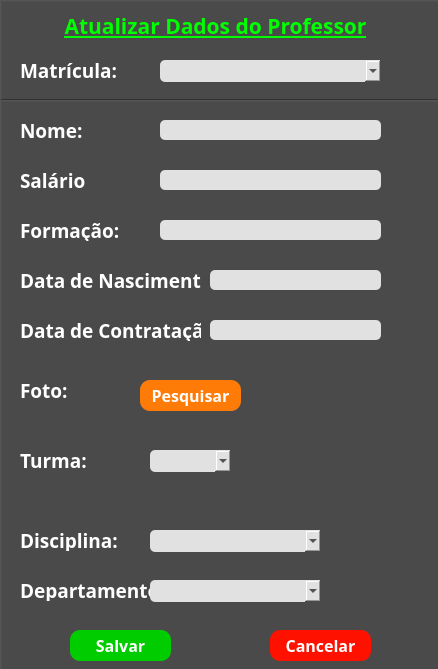
<?xml version="1.0" encoding="UTF-8"?>
<ui version="4.0">
 <class>telaAtualizarProfessor</class>
 <widget class="QMainWindow" name="telaAtualizarProfessor">
  <property name="geometry">
   <rect>
    <x>0</x>
    <y>0</y>
    <width>438</width>
    <height>669</height>
   </rect>
  </property>
  <property name="maximumSize">
   <size>
    <width>438</width>
    <height>669</height>
   </size>
  </property>
  <property name="windowTitle">
   <string>Atualizar Professor</string>
  </property>
  <property name="windowIcon">
   <iconset>
    <normalon>imagens/teacher.png</normalon>
   </iconset>
  </property>
  <property name="styleSheet">
   <string notr="true">background-color: rgb(74, 74, 74);</string>
  </property>
  <widget class="QWidget" name="centralwidget">
   <widget class="QFrame" name="frame">
    <property name="geometry">
     <rect>
      <x>0</x>
      <y>0</y>
      <width>471</width>
      <height>101</height>
     </rect>
    </property>
    <property name="frameShape">
     <enum>QFrame::WinPanel</enum>
    </property>
    <property name="frameShadow">
     <enum>QFrame::Raised</enum>
    </property>
    <widget class="QLabel" name="lblTitulo">
     <property name="geometry">
      <rect>
       <x>40</x>
       <y>10</y>
       <width>351</width>
       <height>31</height>
      </rect>
     </property>
     <property name="font">
      <font>
       <family>Corbel</family>
       <pointsize>16</pointsize>
       <weight>75</weight>
       <bold>true</bold>
       <underline>true</underline>
      </font>
     </property>
     <property name="styleSheet">
      <string notr="true">color: rgb(0, 255, 0);</string>
     </property>
     <property name="text">
      <string>Atualizar Dados do Professor</string>
     </property>
     <property name="alignment">
      <set>Qt::AlignCenter</set>
     </property>
    </widget>
    <widget class="QLabel" name="lblMatricula">
     <property name="geometry">
      <rect>
       <x>20</x>
       <y>60</y>
       <width>121</width>
       <height>21</height>
      </rect>
     </property>
     <property name="font">
      <font>
       <family>Corbel</family>
       <pointsize>14</pointsize>
       <weight>75</weight>
       <bold>true</bold>
      </font>
     </property>
     <property name="styleSheet">
      <string notr="true">color: rgb(255, 255, 255);</string>
     </property>
     <property name="text">
      <string>Matrícula:</string>
     </property>
    </widget>
    <widget class="QComboBox" name="cmbProfessores">
     <property name="geometry">
      <rect>
       <x>160</x>
       <y>60</y>
       <width>221</width>
       <height>22</height>
      </rect>
     </property>
     <property name="font">
      <font>
       <family>Corbel</family>
       <pointsize>10</pointsize>
       <weight>75</weight>
       <bold>true</bold>
      </font>
     </property>
     <property name="styleSheet">
      <string notr="true">background-color: rgb(225, 225, 225); selection-background-color: rgb(225, 225, 225); selection-color: rgb(0, 0, 0);  border-radius: 5px;</string>
     </property>
     <property name="frame">
      <bool>false</bool>
     </property>
     <item>
      <property name="text">
       <string/>
      </property>
     </item>
    </widget>
   </widget>
   <widget class="QFrame" name="frame_2">
    <property name="geometry">
     <rect>
      <x>0</x>
      <y>100</y>
      <width>471</width>
      <height>601</height>
     </rect>
    </property>
    <property name="frameShape">
     <enum>QFrame::WinPanel</enum>
    </property>
    <property name="frameShadow">
     <enum>QFrame::Raised</enum>
    </property>
    <widget class="QLineEdit" name="lineNome">
     <property name="enabled">
      <bool>true</bool>
     </property>
     <property name="geometry">
      <rect>
       <x>160</x>
       <y>20</y>
       <width>221</width>
       <height>20</height>
      </rect>
     </property>
     <property name="font">
      <font>
       <family>Corbel</family>
       <pointsize>12</pointsize>
      </font>
     </property>
     <property name="styleSheet">
      <string notr="true">background-color: rgb(225, 225, 225); border-radius:5px;</string>
     </property>
    </widget>
    <widget class="QLabel" name="lblNome">
     <property name="geometry">
      <rect>
       <x>20</x>
       <y>20</y>
       <width>121</width>
       <height>21</height>
      </rect>
     </property>
     <property name="font">
      <font>
       <family>Corbel</family>
       <pointsize>14</pointsize>
       <weight>75</weight>
       <bold>true</bold>
      </font>
     </property>
     <property name="styleSheet">
      <string notr="true">color: rgb(255, 255, 255);</string>
     </property>
     <property name="text">
      <string>Nome:</string>
     </property>
    </widget>
    <widget class="QLineEdit" name="lineDataNascimento">
     <property name="enabled">
      <bool>true</bool>
     </property>
     <property name="geometry">
      <rect>
       <x>210</x>
       <y>170</y>
       <width>171</width>
       <height>20</height>
      </rect>
     </property>
     <property name="font">
      <font>
       <family>Corbel</family>
       <pointsize>12</pointsize>
      </font>
     </property>
     <property name="styleSheet">
      <string notr="true">background-color: rgb(225, 225, 225); border-radius:5px;</string>
     </property>
    </widget>
    <widget class="QLabel" name="lblSalario">
     <property name="geometry">
      <rect>
       <x>20</x>
       <y>70</y>
       <width>121</width>
       <height>21</height>
      </rect>
     </property>
     <property name="font">
      <font>
       <family>Corbel</family>
       <pointsize>14</pointsize>
       <weight>75</weight>
       <bold>true</bold>
      </font>
     </property>
     <property name="styleSheet">
      <string notr="true">color: rgb(255, 255, 255);</string>
     </property>
     <property name="text">
      <string>Salário</string>
     </property>
    </widget>
    <widget class="QLabel" name="lblDataNascimento">
     <property name="geometry">
      <rect>
       <x>20</x>
       <y>170</y>
       <width>181</width>
       <height>21</height>
      </rect>
     </property>
     <property name="font">
      <font>
       <family>Corbel</family>
       <pointsize>14</pointsize>
       <weight>75</weight>
       <bold>true</bold>
      </font>
     </property>
     <property name="styleSheet">
      <string notr="true">color: rgb(255, 255, 255);</string>
     </property>
     <property name="text">
      <string>Data de Nascimento:</string>
     </property>
    </widget>
    <widget class="QLineEdit" name="lineSalario">
     <property name="enabled">
      <bool>true</bool>
     </property>
     <property name="geometry">
      <rect>
       <x>160</x>
       <y>70</y>
       <width>221</width>
       <height>20</height>
      </rect>
     </property>
     <property name="font">
      <font>
       <family>Corbel</family>
       <pointsize>12</pointsize>
      </font>
     </property>
     <property name="styleSheet">
      <string notr="true">background-color: rgb(225, 225, 225); border-radius:5px;</string>
     </property>
    </widget>
    <widget class="QComboBox" name="cmbDisciplinas">
     <property name="geometry">
      <rect>
       <x>150</x>
       <y>430</y>
       <width>171</width>
       <height>22</height>
      </rect>
     </property>
     <property name="font">
      <font>
       <family>Corbel</family>
       <pointsize>10</pointsize>
       <weight>75</weight>
       <bold>true</bold>
      </font>
     </property>
     <property name="styleSheet">
      <string notr="true">background-color: rgb(225, 225, 225); selection-background-color: rgb(225, 225, 225); selection-color: rgb(0, 0, 0);  border-radius: 5px;</string>
     </property>
     <property name="frame">
      <bool>false</bool>
     </property>
     <item>
      <property name="text">
       <string/>
      </property>
     </item>
    </widget>
    <widget class="QPushButton" name="bttPesquisar">
     <property name="geometry">
      <rect>
       <x>140</x>
       <y>280</y>
       <width>101</width>
       <height>31</height>
      </rect>
     </property>
     <property name="font">
      <font>
       <family>Corbel</family>
       <pointsize>12</pointsize>
       <weight>75</weight>
       <bold>true</bold>
      </font>
     </property>
     <property name="styleSheet">
      <string notr="true">color: rgb(255, 255, 255); background-color: rgb(255, 123, 8); border-radius:10px;
</string>
     </property>
     <property name="text">
      <string>Pesquisar</string>
     </property>
     <property name="icon">
      <iconset>
       <normalon>imagens/photo.png</normalon>
      </iconset>
     </property>
     <property name="iconSize">
      <size>
       <width>24</width>
       <height>24</height>
      </size>
     </property>
    </widget>
    <widget class="QComboBox" name="cmbTurmas">
     <property name="geometry">
      <rect>
       <x>150</x>
       <y>350</y>
       <width>81</width>
       <height>22</height>
      </rect>
     </property>
     <property name="font">
      <font>
       <family>Corbel</family>
       <pointsize>10</pointsize>
       <weight>75</weight>
       <bold>true</bold>
      </font>
     </property>
     <property name="styleSheet">
      <string notr="true">background-color: rgb(225, 225, 225); selection-background-color: rgb(225, 225, 225); selection-color: rgb(0, 0, 0);  border-radius: 5px;</string>
     </property>
     <property name="frame">
      <bool>false</bool>
     </property>
     <item>
      <property name="text">
       <string/>
      </property>
     </item>
    </widget>
    <widget class="QLabel" name="lblDepartamento">
     <property name="geometry">
      <rect>
       <x>20</x>
       <y>480</y>
       <width>131</width>
       <height>21</height>
      </rect>
     </property>
     <property name="font">
      <font>
       <family>Corbel</family>
       <pointsize>14</pointsize>
       <weight>75</weight>
       <bold>true</bold>
      </font>
     </property>
     <property name="styleSheet">
      <string notr="true">color: rgb(255, 255, 255);</string>
     </property>
     <property name="text">
      <string>Departamento:</string>
     </property>
    </widget>
    <widget class="QLabel" name="lblFoto">
     <property name="geometry">
      <rect>
       <x>20</x>
       <y>280</y>
       <width>61</width>
       <height>21</height>
      </rect>
     </property>
     <property name="font">
      <font>
       <family>Corbel</family>
       <pointsize>14</pointsize>
       <weight>75</weight>
       <bold>true</bold>
      </font>
     </property>
     <property name="styleSheet">
      <string notr="true">color: rgb(255, 255, 255);</string>
     </property>
     <property name="text">
      <string>Foto:</string>
     </property>
    </widget>
    <widget class="QLabel" name="lblFotoImg">
     <property name="geometry">
      <rect>
       <x>260</x>
       <y>270</y>
       <width>161</width>
       <height>141</height>
      </rect>
     </property>
     <property name="text">
      <string/>
     </property>
     <property name="scaledContents">
      <bool>true</bool>
     </property>
     <property name="alignment">
      <set>Qt::AlignCenter</set>
     </property>
    </widget>
    <widget class="QPushButton" name="bttCancelar">
     <property name="geometry">
      <rect>
       <x>270</x>
       <y>530</y>
       <width>101</width>
       <height>31</height>
      </rect>
     </property>
     <property name="font">
      <font>
       <family>Corbel</family>
       <pointsize>12</pointsize>
       <weight>75</weight>
       <bold>true</bold>
      </font>
     </property>
     <property name="styleSheet">
      <string notr="true">color: rgb(255, 255, 255); background-color: rgb(255, 17, 0); border-radius:10px;</string>
     </property>
     <property name="text">
      <string>Cancelar</string>
     </property>
     <property name="icon">
      <iconset>
       <normalon>imagens/cancel.png</normalon>
      </iconset>
     </property>
     <property name="iconSize">
      <size>
       <width>24</width>
       <height>24</height>
      </size>
     </property>
    </widget>
    <widget class="QPushButton" name="bttSalvar">
     <property name="geometry">
      <rect>
       <x>70</x>
       <y>530</y>
       <width>101</width>
       <height>31</height>
      </rect>
     </property>
     <property name="font">
      <font>
       <family>Corbel</family>
       <pointsize>12</pointsize>
       <weight>75</weight>
       <bold>true</bold>
      </font>
     </property>
     <property name="styleSheet">
      <string notr="true">color: rgb(255, 255, 255); background-color: rgb(0, 204, 0); border-radius:10px;</string>
     </property>
     <property name="text">
      <string>Salvar</string>
     </property>
     <property name="icon">
      <iconset>
       <normalon>imagens/save.png</normalon>
      </iconset>
     </property>
     <property name="iconSize">
      <size>
       <width>24</width>
       <height>24</height>
      </size>
     </property>
    </widget>
    <widget class="QLabel" name="lbTurma">
     <property name="geometry">
      <rect>
       <x>20</x>
       <y>350</y>
       <width>71</width>
       <height>21</height>
      </rect>
     </property>
     <property name="font">
      <font>
       <family>Corbel</family>
       <pointsize>14</pointsize>
       <weight>75</weight>
       <bold>true</bold>
      </font>
     </property>
     <property name="styleSheet">
      <string notr="true">color: rgb(255, 255, 255);</string>
     </property>
     <property name="text">
      <string>Turma:</string>
     </property>
    </widget>
    <widget class="QLineEdit" name="lineDataContratacao">
     <property name="enabled">
      <bool>true</bool>
     </property>
     <property name="geometry">
      <rect>
       <x>210</x>
       <y>220</y>
       <width>171</width>
       <height>20</height>
      </rect>
     </property>
     <property name="font">
      <font>
       <family>Corbel</family>
       <pointsize>12</pointsize>
      </font>
     </property>
     <property name="styleSheet">
      <string notr="true">background-color: rgb(225, 225, 225); border-radius:5px;</string>
     </property>
     <property name="text">
      <string/>
     </property>
    </widget>
    <widget class="QLabel" name="lblDataContratacao">
     <property name="geometry">
      <rect>
       <x>20</x>
       <y>220</y>
       <width>181</width>
       <height>21</height>
      </rect>
     </property>
     <property name="font">
      <font>
       <family>Corbel</family>
       <pointsize>14</pointsize>
       <weight>75</weight>
       <bold>true</bold>
      </font>
     </property>
     <property name="styleSheet">
      <string notr="true">color: rgb(255, 255, 255);</string>
     </property>
     <property name="text">
      <string>Data de Contratação:</string>
     </property>
    </widget>
    <widget class="QLineEdit" name="lineFormacao">
     <property name="enabled">
      <bool>true</bool>
     </property>
     <property name="geometry">
      <rect>
       <x>160</x>
       <y>120</y>
       <width>221</width>
       <height>20</height>
      </rect>
     </property>
     <property name="font">
      <font>
       <family>Corbel</family>
       <pointsize>12</pointsize>
      </font>
     </property>
     <property name="styleSheet">
      <string notr="true">background-color: rgb(225, 225, 225); border-radius:5px;</string>
     </property>
    </widget>
    <widget class="QLabel" name="lblFormacao">
     <property name="geometry">
      <rect>
       <x>20</x>
       <y>120</y>
       <width>121</width>
       <height>21</height>
      </rect>
     </property>
     <property name="font">
      <font>
       <family>Corbel</family>
       <pointsize>14</pointsize>
       <weight>75</weight>
       <bold>true</bold>
      </font>
     </property>
     <property name="styleSheet">
      <string notr="true">color: rgb(255, 255, 255);</string>
     </property>
     <property name="text">
      <string>Formação:</string>
     </property>
    </widget>
    <widget class="QLabel" name="lblDisciplina">
     <property name="geometry">
      <rect>
       <x>20</x>
       <y>430</y>
       <width>101</width>
       <height>21</height>
      </rect>
     </property>
     <property name="font">
      <font>
       <family>Corbel</family>
       <pointsize>14</pointsize>
       <weight>75</weight>
       <bold>true</bold>
      </font>
     </property>
     <property name="styleSheet">
      <string notr="true">color: rgb(255, 255, 255);</string>
     </property>
     <property name="text">
      <string>Disciplina:</string>
     </property>
    </widget>
    <widget class="QComboBox" name="cmbDepartamentos">
     <property name="geometry">
      <rect>
       <x>150</x>
       <y>480</y>
       <width>171</width>
       <height>22</height>
      </rect>
     </property>
     <property name="font">
      <font>
       <family>Corbel</family>
       <pointsize>10</pointsize>
       <weight>75</weight>
       <bold>true</bold>
      </font>
     </property>
     <property name="styleSheet">
      <string notr="true">background-color: rgb(225, 225, 225); selection-background-color: rgb(225, 225, 225); selection-color: rgb(0, 0, 0);  border-radius: 5px;</string>
     </property>
     <property name="frame">
      <bool>false</bool>
     </property>
     <item>
      <property name="text">
       <string/>
      </property>
     </item>
    </widget>
   </widget>
  </widget>
 </widget>
 <resources/>
 <connections/>
</ui>
